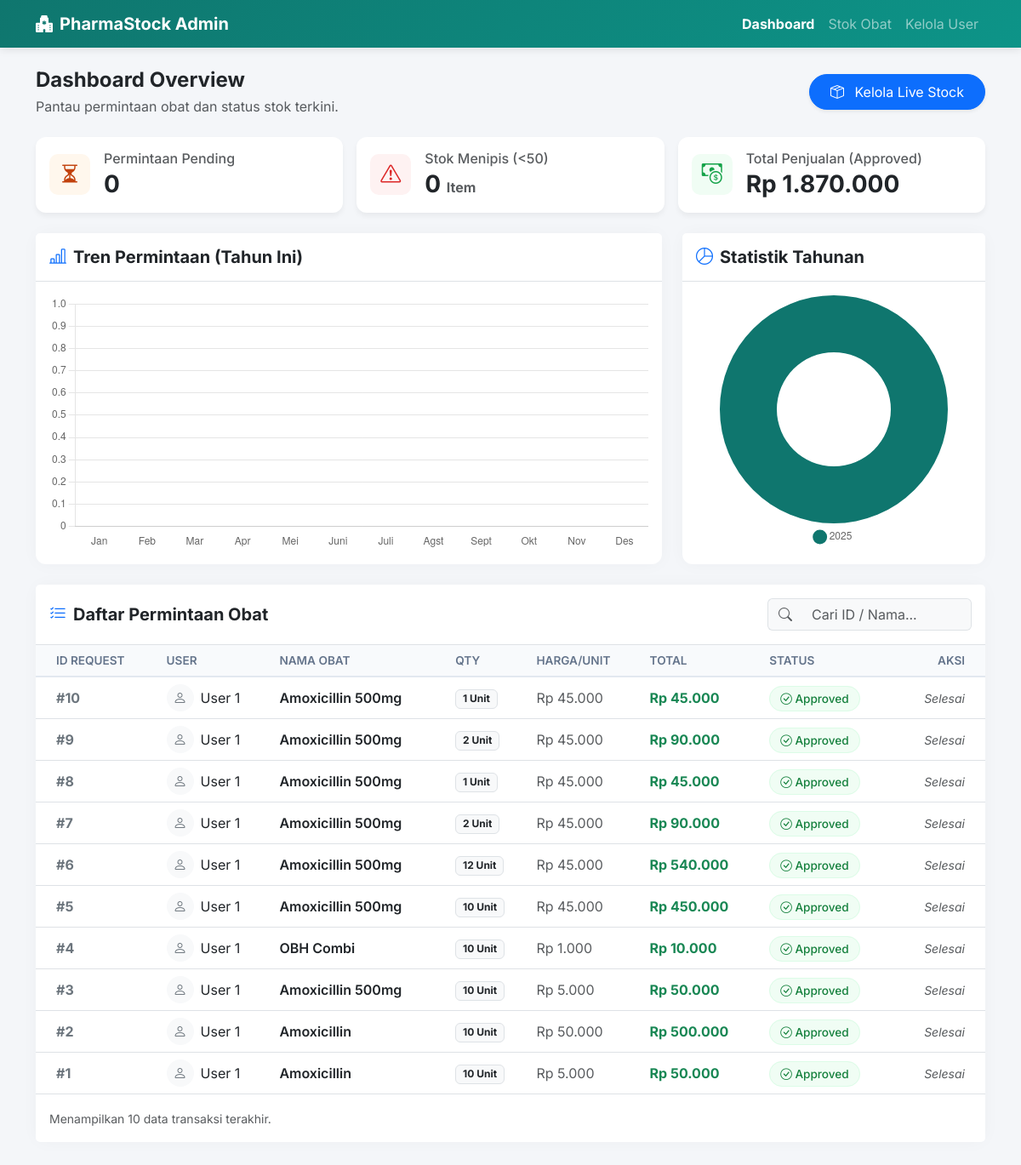
The page / on the database its author committed.
### tables this page shows
CREATE TABLE `requests` (
  `id` int NOT NULL,
  `user_id` int NOT NULL,
  `medicine_name` varchar(100) DEFAULT NULL,
  `qty` int DEFAULT NULL,
  `price_per_unit` double DEFAULT NULL,
  `total_price` double DEFAULT NULL,
  `status` enum('pending','approved','rejected') DEFAULT 'pending',
  `created_at` timestamp NULL DEFAULT CURRENT_TIMESTAMP
);

### index.php (the view, shortened to what this page needs)
<?php
include 'koneksi.php';
$q_pending = mysqli_query($con, "SELECT COUNT(*) as total FROM requests WHERE status='pending'");
$d_pending = mysqli_fetch_assoc($q_pending);
$count_pending = $d_pending['total'];
$q_low = mysqli_query($con, "SELECT COUNT(*) as total FROM stocks WHERE stock_qty < 50");
$d_low = mysqli_fetch_assoc($q_low);
$count_low = $d_low['total'];
$q_income = mysqli_query($con, "SELECT SUM(total_price) as total FROM requests WHERE status='approved'");
$d_income = mysqli_fetch_assoc($q_income);
$total_income = $d_income['total'] ?? 0;
$monthly_labels = [];
$monthly_data = [];
for ($i = 1; $i <= 12; $i++) {
    $monthly_data_map[$i] = 0;
}
$month_names = ["Jan", "Feb", "Mar", "Apr", "Mei", "Juni", "Juli", "Agst", "Sept", "Okt", "Nov", "Des"];
foreach ($monthly_data_map as $bulan_num => $total) {
    $monthly_labels[] = $month_names[$bulan_num - 1];
    $monthly_data[] = $total;
}
$yearly_labels = [];
$yearly_data = [];
$query_year = "SELECT YEAR(created_at) as tahun, COUNT(*) as total
               FROM requests
               WHERE created_at >= DATE_SUB(NOW(), INTERVAL 5 YEAR)
               GROUP BY YEAR(created_at)
               ORDER BY tahun ASC";
$res_year = mysqli_query($con, $query_year);
while ($row = mysqli_fetch_assoc($res_year)) {
    $yearly_labels[] = $row['tahun'];
    $yearly_data[] = (int)$row['total'];
}
?>
<!DOCTYPE html>
<html lang="id">
<head>
    <link href="https://cdn.jsdelivr.net/npm/bootstrap@5.3.0/dist/css/bootstrap.min.css" rel="stylesheet">
    <link rel="stylesheet" href="https://cdn.jsdelivr.net/npm/bootstrap-icons@1.11.1/font/bootstrap-icons.css">
</head>
<body>
    <nav class="navbar navbar-dark navbar-expand-lg mb-4 sticky-top">
        <div class="container">
            <a class="navbar-brand fw-bold d-flex align-items-center gap-2" href="#">
                <i class="bi bi-hospital-fill"></i> PharmaStock Admin
            </a>
            <div class="collapse navbar-collapse" id="navbarNav">
                <ul class="navbar-nav ms-auto">
                    <li class="nav-item"><a href="index.php" class="nav-link active fw-bold">Dashboard</a></li>
                    <li class="nav-item"><a href="stok_obat.php" class="nav-link">Stok Obat</a></li>
                    <li class="nav-item"><a href="users.php" class="nav-link">Kelola User</a></li>
                </ul>
            </div>
        </div>
    </nav>
    <div class="container pb-5">
        <div class="d-flex justify-content-between align-items-center mb-4">
            <div>
                <h4 class="fw-bold text-dark mb-1">Dashboard Overview</h4>
                <p class="text-muted mb-0">Pantau permintaan obat dan status stok terkini.</p>
            </div>
            <a href="stok_obat.php" class="btn btn-primary shadow-sm px-4 py-2 rounded-pill">
                <i class="bi bi-box-seam me-2"></i> Kelola Live Stock
            </a>
        </div>
        <div class="row g-3 mb-4">
            <div class="col-md-4">
                <div class="card card-stat bg-white h-100 p-3">
                    <div class="d-flex align-items-center">
                        <div class="icon-box bg-soft-warning me-3">
                            <i class="bi bi-hourglass-split"></i>
                        </div>
                        <div>
                            <h6 class="text-muted mb-1">Permintaan Pending</h6>
                            <h3 class="fw-bold mb-0 text-dark"><?= $count_pending ?></h3>
                        </div>
                    </div>
                </div>
            </div>
            <div class="col-md-4">
                <div class="card card-stat bg-white h-100 p-3">
                    <div class="d-flex align-items-center">
                        <div class="icon-box bg-soft-danger me-3">
                            <i class="bi bi-exclamation-triangle"></i>
                        </div>
                        <div>
                            <h6 class="text-muted mb-1">Stok Menipis (<50)</h6>
                            <h3 class="fw-bold mb-0 text-dark"><?= $count_low ?> <small class="fs-6 text-muted">Item</small></h3>
                        </div>
                    </div>
                </div>
            </div>
            <div class="col-md-4">
                <div class="card card-stat bg-white h-100 p-3">
                    <div class="d-flex align-items-center">
                        <div class="icon-box bg-soft-success me-3">
                            <i class="bi bi-cash-coin"></i>
                        </div>
                        <div>
                            <h6 class="text-muted mb-1">Total Penjualan (Approved)</h6>
                            <h3 class="fw-bold mb-0 text-dark">Rp <?= number_format($total_income, 0, ',', '.') ?></h3>
                        </div>
                    </div>
                </div>
            </div>
        </div>
        <div class="row mb-4">
            <div class="col-md-8">
                <div class="card main-card bg-white h-100">
                    <div class="card-header bg-white py-3 border-bottom">
                        <h5 class="mb-0 fw-bold text-dark"><i class="bi bi-bar-chart-line me-2 text-primary"></i>Tren Permintaan (Tahun Ini)</h5>
                    </div>
                    <div class="card-body">
                        <canvas id="chartBulan" style="max-height: 300px;"></canvas>
                    </div>
                </div>
            </div>
            <div class="col-md-4">
                <div class="card main-card bg-white h-100">
                    <div class="card-header bg-white py-3 border-bottom">
                        <h5 class="mb-0 fw-bold text-dark"><i class="bi bi-pie-chart me-2 text-primary"></i>Statistik Tahunan</h5>
                    </div>
                    <div class="card-body d-flex align-items-center justify-content-center">
                        <div style="width: 100%; max-width: 300px;">
                            <canvas id="chartTahun"></canvas>
                        </div>
                    </div>
                </div>
            </div>
        </div>
        <div class="card main-card bg-white">
            <div class="card-header bg-white py-3 border-bottom d-flex justify-content-between align-items-center">
                <h5 class="mb-0 fw-bold text-dark"><i class="bi bi-list-check me-2 text-primary"></i>Daftar Permintaan Obat</h5>
                <div class="input-group w-auto">
                    <span class="input-group-text bg-light border-end-0"><i class="bi bi-search text-muted"></i></span>
                    <input type="text" class="form-control bg-light border-start-0" placeholder="Cari ID / Nama..." style="max-width: 200px;">
                </div>
            </div>
            <div class="card-body p-0">
                <div class="table-responsive">
                    <table class="table table-hover align-middle mb-0">
                        <thead>
                            <tr>
                                <th class="ps-4">ID Request</th>
                                <th>User</th>
                                <th>Nama Obat</th>
                                <th>Qty</th>
                                <th>Harga/Unit</th>
                                <th>Total</th>
                                <th>Status</th>
                                <th class="text-end pe-4">Aksi</th>
                            </tr>
                        </thead>
                        <tbody>
                            <?php
                            $query = "SELECT * FROM requests ORDER BY id DESC";
                            $result = mysqli_query($con, $query);
                            if (mysqli_num_rows($result) > 0) {
                                while ($row = mysqli_fetch_assoc($result)) {
                                    $harga_satuan = $row['price_per_unit'];
                                    $qty = $row['qty'];
                                    $total = $harga_satuan * $qty;
                                    $statusClass = 'badge-pending';
                                    $statusIcon = '<i class="bi bi-clock"></i>';
                                    if ($row['status'] == 'approved') {
                                        $statusClass = 'badge-approved';
                                        $statusIcon = '<i class="bi bi-check-circle"></i>';
                                    }
                            ?>
                            <tr>
                                <td class="ps-4 fw-bold text-secondary">#<?= $row['id'] ?></td>
                                <td>
                                    <div class="d-flex align-items-center">
                                        <div class="bg-light rounded-circle d-flex align-items-center justify-content-center me-2" style="width:32px;height:32px;">
                                            <i class="bi bi-person text-secondary"></i>
                                        </div>
                                        <span>User <?= $row['user_id'] ?></span>
                                    </div>
                                </td>
                                <td class="fw-semibold text-dark"><?= $row['medicine_name'] ?></td>
                                <td><span class="badge bg-light text-dark border"><?= $qty ?> Unit</span></td>
                                <td class="text-muted">Rp <?= number_format($harga_satuan, 0, ',', '.') ?></td>
                                <td class="fw-bold text-success">
                                    Rp <?= number_format($total, 0, ',', '.') ?>
                                </td>
                                <td>
                                    <span class="status-badge <?= $statusClass ?>">
                                        <?= $statusIcon ?> <?= ucfirst($row['status']) ?>
                                    </span>
                                </td>
                                <td class="text-end pe-4">
                                    <?php if ($row['status'] == 'pending') { ?>
                                        <div class="d-flex gap-1 justify-content-end">
                                            <a href="proses_status.php?id=<?= $row['id'] ?>&status=approved"
                                               class="btn btn-action btn-success"
                                               data-bs-toggle="tooltip" title="Setujui"
                                               onclick="return confirm('Yakin setujui request ini? Stok akan berkurang otomatis.')">
                                               <i class="bi bi-check-lg"></i>
                                            </a>
                                            <a href="proses_status.php?id=<?= $row['id'] ?>&status=rejected"
                                               class="btn btn-action btn-danger"
                                               data-bs-toggle="tooltip" title="Tolak"
                                               onclick="return confirm('Yakin tolak request ini?')">
                                               <i class="bi bi-x-lg"></i>
                                            </a>
                                        </div>
                                    <?php } else { ?>
                                        <span class="text-muted small fst-italic">Selesai</span>
                                    <?php } ?>
                                </td>
                            </tr>
                            <?php
                                }
                            } else {
                                echo "<tr><td colspan='8' class='text-center py-5 text-muted'>Belum ada data request.</td></tr>";
                            }
                            ?>
                        </tbody>
                    </table>
                </div>
            </div>
            <div class="card-footer bg-white py-3 border-top-0">
                <small class="text-muted">Menampilkan <?= mysqli_num_rows($result) ?> data transaksi terakhir.</small>
            </div>
        </div>
    </div>
    <script>
        // Initialize Tooltips
        var tooltipTriggerList = [].slice.call(document.querySelectorAll('[data-bs-toggle="tooltip"]'))
        var tooltipList = tooltipTriggerList.map(function (tooltipTriggerEl) {
          return new bootstrap.Tooltip(tooltipTriggerEl)
        })
        // --- CHART SETUP ---
        // 1. Chart Bulanan (Bar)
        const ctxBulan = document.getElementById('chartBulan').getContext('2d');
        const chartBulan = new Chart(ctxBulan, {
            type: 'bar',
            data: {
                labels: <?= json_encode($monthly_labels) ?>,
                datasets: [{
                    label: 'Jumlah Permintaan',
                    data: <?= json_encode($monthly_data) ?>,
                    backgroundColor: 'rgba(13, 148, 136, 0.7)', // Warna tema
                    borderColor: 'rgba(13, 148, 136, 1)',
                    borderWidth: 1,
                    borderRadius: 5
                }]
            },
            options: {
                responsive: true,
                maintainAspectRatio: false,
                scales: {
                    y: {
                        beginAtZero: true,
                        grid: { borderDash: [2, 2] }
                    },
                    x: {
                        grid: { display: false }
                    }
                },
                plugins: {
                    legend: { display: false }
                }
            }
        });
        // 2. Chart Tahunan (Doughnut)
        const ctxTahun = document.getElementById('chartTahun').getContext('2d');
        const chartTahun = new Chart(ctxTahun, {
            type: 'doughnut',
            data: {
                labels: <?= json_encode($yearly_labels) ?>,
                datasets: [{
                    label: 'Total Pertahun',
                    data: <?= json_encode($yearly_data) ?>,
                    backgroundColor: [
                        '#0f766e',
                        '#0d9488',
                        '#14b8a6',
                        '#5eead4',
                        '#ccfbf1'
                    ],
                    borderWidth: 0
                }]
            },
            options: {
                responsive: true,
                plugins: {
                    legend: {
                        position: 'bottom',
                        labels: { usePointStyle: true, boxWidth: 10 }
                    }
                }
            }
        });
    </script>
</body>
</html>

### index.php (style rules this page uses)
body { font-family: 'Inter', sans-serif; background-color: #f4f6f9; }
.navbar { background: linear-gradient(135deg, #0f766e 0%, #0d9488 100%); box-shadow: 0 2px 10px rgba(0,0,0,0.1); }
.card-stat { border: none; border-radius: 12px; transition: transform 0.2s; box-shadow: 0 4px 6px rgba(0,0,0,0.05); }
.icon-box { width: 48px; height: 48px; border-radius: 10px; display: flex; align-items: center; justify-content: center; font-size: 1.5rem; }
.bg-soft-warning { background-color: #fff7ed; color: #c2410c; }
.bg-soft-danger { background-color: #fef2f2; color: #dc2626; }
.bg-soft-success { background-color: #f0fdf4; color: #16a34a; }
.main-card { border: none; border-radius: 12px; box-shadow: 0 0 20px rgba(0,0,0,0.03); }
.table thead th { background-color: #f8fafc; color: #64748b; font-weight: 600; text-transform: uppercase; font-size: 0.85rem; border-bottom: 2px solid #e2e8f0; }
.status-badge { padding: 6px 12px; border-radius: 50px; font-size: 0.85rem; font-weight: 500; }
.badge-approved { background-color: #f0fdf4; color: #15803d; border: 1px solid #dcfce7; }

### rows shown on the page
requests: id "10", user "1", medicine_name "Amoxicillin 500mg", qty "1", price_per_unit "45.000", total "45.000", status "Approved", shows "Selesai"
requests: id "9", user "1", medicine_name "Amoxicillin 500mg", qty "2", price_per_unit "45.000", total "90.000", status "Approved", shows "Selesai"
requests: id "8", user "1", medicine_name "Amoxicillin 500mg", qty "1", price_per_unit "45.000", total "45.000", status "Approved", shows "Selesai"
requests: id "7", user "1", medicine_name "Amoxicillin 500mg", qty "2", price_per_unit "45.000", total "90.000", status "Approved", shows "Selesai"
requests: id "6", user "1", medicine_name "Amoxicillin 500mg", qty "12", price_per_unit "45.000", total "540.000", status "Approved", shows "Selesai"
requests: id "5", user "1", medicine_name "Amoxicillin 500mg", qty "10", price_per_unit "45.000", total "450.000", status "Approved", shows "Selesai"
requests: id "4", user "1", medicine_name "OBH Combi", qty "10", price_per_unit "1.000", total "10.000", status "Approved", shows "Selesai"
requests: id "3", user "1", medicine_name "Amoxicillin 500mg", qty "10", price_per_unit "5.000", total "50.000", status "Approved", shows "Selesai"
requests: id "2", user "1", medicine_name "Amoxicillin", qty "10", price_per_unit "50.000", total "500.000", status "Approved", shows "Selesai"
requests: id "1", user "1", medicine_name "Amoxicillin", qty "10", price_per_unit "5.000", total "50.000", status "Approved", shows "Selesai"

### other values the page prints
$count_pending "0"
$count_low "0"
$total_income "1.870.000"
mysqli_num_rows($result) "10"
chart data {{ json_encode($monthly_labels) }} ["Jan","Feb","Mar","Apr","Mei","Juni","Juli","Agst","Sept","Okt","Nov","Des"]
chart data {{ json_encode($monthly_data) }} [0,0,0,0,0,0,0,0,0,0,0,0]
chart data {{ json_encode($yearly_labels) }} ["2025"]
